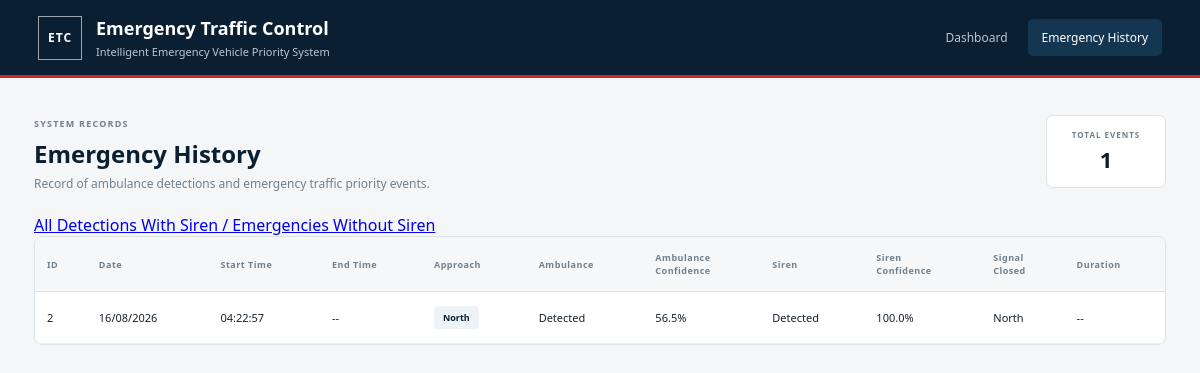
Page /history?filter=emergency on the committed database.
### tables this page shows
CREATE TABLE emergency_history (
            id INTEGER PRIMARY KEY AUTOINCREMENT,
            date TEXT NOT NULL,
            start_time TEXT NOT NULL,
            end_time TEXT,
            approach TEXT NOT NULL,
            ambulance_confidence REAL,
            siren TEXT,
            siren_confidence REAL,
            signal_closed TEXT,
            duration TEXT
        );

### app.py (the view, shortened to what this page needs)
@app.route("/history")
def history():
    filter_type = request.args.get("filter", "all")
    conn = get_db()
    if filter_type == "emergency":
        events = conn.execute("""
            SELECT *
            FROM emergency_history
            WHERE siren = 'Siren'
            ORDER BY id DESC
        """).fetchall()
    else:
        events = conn.execute("""
            SELECT *
            FROM emergency_history
            ORDER BY id DESC
        """).fetchall()
    conn.close()
    return render_template("history.html", events=events, current_filter=filter_type)

### app.py (called while the page is built)
def get_db():
    conn = sqlite3.connect(DATABASE)
    conn.row_factory = sqlite3.Row
    return conn

### templates/history.html (shortened to what this page needs)
{% extends "base.html" %}
{% block history_active %}active{% endblock %}
{% block content %}
<main class="history-page">
    <div class="history-header">
        <div>
            <span class="eyebrow">SYSTEM RECORDS</span>
            <h2>Emergency History</h2>
            <p>Record of ambulance detections and emergency traffic priority events.</p>
        </div>
        <div class="record-count">
            <span>TOTAL EVENTS</span>
            <strong>{{ events|length }}</strong>
        </div>
    </div>
    <div class="history-filters">
        <a href="{{ url_for('history', filter='all') }}" class="filter-btn {% if current_filter == 'all' %}active{% endif %}">
            All Detections
        </a>
        <a href="{{ url_for('history', filter='emergency') }}" class="filter-btn {% if current_filter == 'emergency' %}active{% endif %}">
            With Siren / Emergencies
        </a>
        <a href="{{ url_for('history', filter='without_siren') }}" class="filter-btn {% if current_filter == 'without_siren' %}active{% endif %}">
            Without Siren
        </a>
    </div>
    <div class="table-container">
        <table>
            <thead>
                <tr>
                    <th>ID</th>
                    <th>Date</th>
                    <th>Start Time</th>
                    <th>End Time</th>
                    <th>Approach</th>
                    <th>Ambulance</th>
                    <th>Ambulance<br>Confidence</th>
                    <th>Siren</th>
                    <th>Siren<br>Confidence</th>
                    <th>Signal<br>Closed</th>
                    <th>Duration</th>
                </tr>
            </thead>
            <tbody>
                {% if events %}
                    {% for event in events %}
                    <tr>
                        <td>{{ event["id"] }}</td>
                        <td>{{ event["date"] }}</td>
                        <td>{{ event["start_time"] }}</td>
                        <td>
                            {% if event["end_time"] %}
                                {{ event["end_time"] }}
                            {% else %}
                                --
                            {% endif %}
                        </td>
                        <td><span class="approach-badge">{{ event["approach"] }}</span></td>
                        <td><span class="status-detected">Detected</span></td>
                        <td>
                            {% if event["ambulance_confidence"] is not none %}
                                {{ "%.1f"|format(event["ambulance_confidence"] * 100) }}%
                            {% else %}
                                --
                            {% endif %}
                        </td>
                        <td>
                            {% if event["siren"] == "Siren" %}
                                <span class="status-siren">Detected</span>
                            {% elif event["siren"] == "No Siren" %}
                                <span class="status-no-siren">Not Detected</span>
                            {% else %}
                                --
                            {% endif %}
                        </td>
                        <td>
                            {% if event["siren_confidence"] is not none %}
                                {{ "%.1f"|format(event["siren_confidence"] * 100) }}%
                            {% else %}
                                --
                            {% endif %}
                        </td>
                        <td>
                            {% if event["signal_closed"] %}
                                <span class="signal-closed-badge">{{ event["signal_closed"] }}</span>
                            {% else %}
                                --
                            {% endif %}
                        </td>
                        <td>
                            {% if event["duration"] %}
                                {{ event["duration"] }}
                            {% else %}
                                --
                            {% endif %}
                        </td>
                    </tr>
                    {% endfor %}
                {% endif %}
            </tbody>
        </table>
    </div>
</main>
{% endblock %}

### static/css/style.css (style rules this page uses)
:root { --navy: #0b1f33; --navy-light: #153650; --red: #c62828; --yellow: #d99a00; --green: #198754; --background: #f4f6f8; --white: #ffffff; --border: #dce3e8; --text: #17212b; --muted: #71808d; }
* { box-sizing: border-box; }
body { margin: 0; background: var(--background); color: var(--text); font-family: "Segoe UI", Arial, sans-serif; }
.history-page { max-width: 1500px; margin: auto; padding: 32px 34px 50px; }
.history-header { display: flex; align-items: center; justify-content: space-between; margin-bottom: 22px; }
.eyebrow { color: var(--muted); font-size: 9px; font-weight: 800; letter-spacing: 1.2px; }
.history-header h2 { margin: 5px 0; color: var(--navy); font-size: 24px; }
.history-header p { margin: 0; color: var(--muted); font-size: 12px; }
.record-count { min-width: 120px; text-align: center; background: white; border: 1px solid var(--border); border-radius: 7px; padding: 13px; }
.record-count span { display: block; color: var(--muted); font-size: 8px; font-weight: 800; letter-spacing: 1px; }
.record-count strong { display: block; margin-top: 4px; color: var(--navy); font-size: 22px; }
.table-container { background: white; border: 1px solid var(--border); border-radius: 8px; overflow-x: auto; }
table { width: 100%; border-collapse: collapse; min-width: 1100px; }
thead { background: #f5f7f9; }
th { padding: 14px 12px; text-align: left; color: var(--muted); font-size: 9px; font-weight: 800; letter-spacing: .5px; border-bottom: 1px solid var(--border); white-space: nowrap; }
td { padding: 14px 12px; font-size: 11px; border-bottom: 1px solid #edf0f2; white-space: nowrap; }
.approach-badge { display: inline-block; padding: 5px 9px; background: #edf3f7; color: var(--navy); border-radius: 4px; font-size: 9px; font-weight: 700; }

### rows in the picture
emergency_history: id "2", date "16/08/2026", start_time "04:22:57", approach "North", event['ambulance_confidence']*100 "56.5", siren "Detected", event['siren_confidence']*100 "100.0", signal_closed "North"

### other values in the picture
{{ events|length }} "1"
